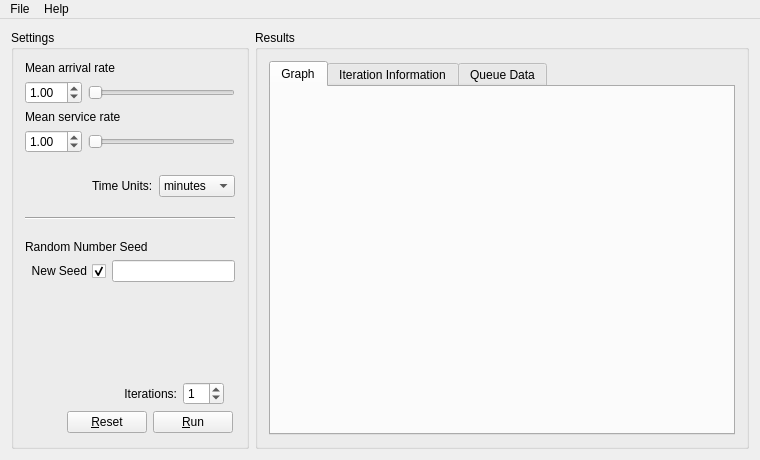
<?xml version="1.0" encoding="UTF-8"?>
<ui version="4.0">
 <class>MainWindow</class>
 <widget class="QMainWindow" name="MainWindow">
  <property name="geometry">
   <rect>
    <x>0</x>
    <y>0</y>
    <width>760</width>
    <height>460</height>
   </rect>
  </property>
  <property name="windowTitle">
   <string>M/M/1 Queue Simulator</string>
  </property>
  <property name="styleSheet">
   <string notr="true"/>
  </property>
  <widget class="QWidget" name="centralWidget">
   <layout class="QHBoxLayout" name="horizontalLayout_6">
    <item>
     <widget class="QGroupBox" name="grpSettings">
      <property name="sizePolicy">
       <sizepolicy hsizetype="Fixed" vsizetype="Preferred">
        <horstretch>0</horstretch>
        <verstretch>0</verstretch>
       </sizepolicy>
      </property>
      <property name="title">
       <string>Settings</string>
      </property>
      <layout class="QVBoxLayout" name="verticalLayout_5">
       <item>
        <widget class="QLabel" name="label_2">
         <property name="text">
          <string>Mean arrival rate</string>
         </property>
        </widget>
       </item>
       <item>
        <layout class="QHBoxLayout" name="horizontalLayout">
         <property name="bottomMargin">
          <number>0</number>
         </property>
         <item>
          <widget class="QDoubleSpinBox" name="spnLambda">
           <property name="sizePolicy">
            <sizepolicy hsizetype="Fixed" vsizetype="Fixed">
             <horstretch>0</horstretch>
             <verstretch>0</verstretch>
            </sizepolicy>
           </property>
           <property name="maximum">
            <double>50.000000000000000</double>
           </property>
           <property name="value">
            <double>1.000000000000000</double>
           </property>
          </widget>
         </item>
         <item>
          <widget class="QSlider" name="sldLambda">
           <property name="sizePolicy">
            <sizepolicy hsizetype="Expanding" vsizetype="Fixed">
             <horstretch>0</horstretch>
             <verstretch>0</verstretch>
            </sizepolicy>
           </property>
           <property name="styleSheet">
            <string notr="true"/>
           </property>
           <property name="maximum">
            <number>50</number>
           </property>
           <property name="orientation">
            <enum>Qt::Horizontal</enum>
           </property>
          </widget>
         </item>
        </layout>
       </item>
       <item>
        <widget class="QLabel" name="label_3">
         <property name="styleSheet">
          <string notr="true"/>
         </property>
         <property name="text">
          <string>Mean service rate</string>
         </property>
         <property name="margin">
          <number>0</number>
         </property>
        </widget>
       </item>
       <item>
        <layout class="QHBoxLayout" name="horizontalLayout_2">
         <property name="spacing">
          <number>6</number>
         </property>
         <property name="bottomMargin">
          <number>16</number>
         </property>
         <item>
          <widget class="QDoubleSpinBox" name="spnMu">
           <property name="minimumSize">
            <size>
             <width>0</width>
             <height>0</height>
            </size>
           </property>
           <property name="maximum">
            <double>50.000000000000000</double>
           </property>
           <property name="value">
            <double>1.000000000000000</double>
           </property>
          </widget>
         </item>
         <item>
          <widget class="QSlider" name="sldMu">
           <property name="maximum">
            <number>50</number>
           </property>
           <property name="orientation">
            <enum>Qt::Horizontal</enum>
           </property>
          </widget>
         </item>
        </layout>
       </item>
       <item>
        <layout class="QHBoxLayout" name="horizontalLayout_7">
         <item>
          <spacer name="horizontalSpacer_2">
           <property name="orientation">
            <enum>Qt::Horizontal</enum>
           </property>
           <property name="sizeHint" stdset="0">
            <size>
             <width>40</width>
             <height>20</height>
            </size>
           </property>
          </spacer>
         </item>
         <item>
          <widget class="QLabel" name="label">
           <property name="text">
            <string>Time Units:</string>
           </property>
          </widget>
         </item>
         <item>
          <widget class="QComboBox" name="cmbTimeUnits">
           <property name="sizePolicy">
            <sizepolicy hsizetype="Fixed" vsizetype="Fixed">
             <horstretch>0</horstretch>
             <verstretch>0</verstretch>
            </sizepolicy>
           </property>
           <property name="styleSheet">
            <string notr="true"/>
           </property>
           <property name="currentIndex">
            <number>1</number>
           </property>
           <item>
            <property name="text">
             <string>seconds</string>
            </property>
           </item>
           <item>
            <property name="text">
             <string>minutes</string>
            </property>
           </item>
           <item>
            <property name="text">
             <string>hours</string>
            </property>
           </item>
          </widget>
         </item>
        </layout>
       </item>
       <item>
        <layout class="QVBoxLayout" name="verticalLayout">
         <property name="topMargin">
          <number>14</number>
         </property>
         <property name="bottomMargin">
          <number>14</number>
         </property>
         <item>
          <widget class="Line" name="lineDivider">
           <property name="orientation">
            <enum>Qt::Horizontal</enum>
           </property>
          </widget>
         </item>
        </layout>
       </item>
       <item>
        <widget class="QLabel" name="label_4">
         <property name="styleSheet">
          <string notr="true">margin: 0;</string>
         </property>
         <property name="text">
          <string>Random Number Seed</string>
         </property>
        </widget>
       </item>
       <item>
        <layout class="QHBoxLayout" name="horizontalLayout_3">
         <property name="spacing">
          <number>6</number>
         </property>
         <item>
          <widget class="QCheckBox" name="checkNewSeed">
           <property name="layoutDirection">
            <enum>Qt::RightToLeft</enum>
           </property>
           <property name="text">
            <string>New Seed</string>
           </property>
           <property name="checked">
            <bool>true</bool>
           </property>
           <property name="tristate">
            <bool>false</bool>
           </property>
          </widget>
         </item>
         <item>
          <widget class="QLineEdit" name="txtSeed">
           <property name="sizePolicy">
            <sizepolicy hsizetype="Expanding" vsizetype="Fixed">
             <horstretch>1</horstretch>
             <verstretch>0</verstretch>
            </sizepolicy>
           </property>
           <property name="maxLength">
            <number>5000</number>
           </property>
          </widget>
         </item>
        </layout>
       </item>
       <item>
        <spacer name="verticalSpacer">
         <property name="orientation">
          <enum>Qt::Vertical</enum>
         </property>
         <property name="sizeHint" stdset="0">
          <size>
           <width>20</width>
           <height>40</height>
          </size>
         </property>
        </spacer>
       </item>
       <item>
        <layout class="QHBoxLayout" name="horizontalLayout_5">
         <item>
          <spacer name="horizontalSpacer">
           <property name="orientation">
            <enum>Qt::Horizontal</enum>
           </property>
           <property name="sizeHint" stdset="0">
            <size>
             <width>40</width>
             <height>20</height>
            </size>
           </property>
          </spacer>
         </item>
         <item>
          <layout class="QVBoxLayout" name="verticalLayout_4">
           <property name="leftMargin">
            <number>2</number>
           </property>
           <property name="topMargin">
            <number>2</number>
           </property>
           <property name="rightMargin">
            <number>2</number>
           </property>
           <property name="bottomMargin">
            <number>2</number>
           </property>
           <item>
            <layout class="QFormLayout" name="formLayout">
             <property name="fieldGrowthPolicy">
              <enum>QFormLayout::ExpandingFieldsGrow</enum>
             </property>
             <item row="0" column="0">
              <widget class="QLabel" name="lblIterations">
               <property name="sizePolicy">
                <sizepolicy hsizetype="Expanding" vsizetype="Preferred">
                 <horstretch>0</horstretch>
                 <verstretch>0</verstretch>
                </sizepolicy>
               </property>
               <property name="minimumSize">
                <size>
                 <width>110</width>
                 <height>0</height>
                </size>
               </property>
               <property name="layoutDirection">
                <enum>Qt::LeftToRight</enum>
               </property>
               <property name="text">
                <string>Iterations:</string>
               </property>
               <property name="alignment">
                <set>Qt::AlignRight|Qt::AlignTrailing|Qt::AlignVCenter</set>
               </property>
              </widget>
             </item>
             <item row="0" column="1">
              <widget class="QSpinBox" name="spnMaxIterations">
               <property name="sizePolicy">
                <sizepolicy hsizetype="Fixed" vsizetype="Fixed">
                 <horstretch>0</horstretch>
                 <verstretch>0</verstretch>
                </sizepolicy>
               </property>
               <property name="value">
                <number>1</number>
               </property>
              </widget>
             </item>
            </layout>
           </item>
           <item>
            <layout class="QHBoxLayout" name="horizontalLayout_4">
             <item>
              <widget class="QPushButton" name="btnReset">
               <property name="text">
                <string>&amp;Reset</string>
               </property>
              </widget>
             </item>
             <item>
              <widget class="QPushButton" name="btnRun">
               <property name="text">
                <string>&amp;Run</string>
               </property>
              </widget>
             </item>
            </layout>
           </item>
          </layout>
         </item>
        </layout>
       </item>
      </layout>
     </widget>
    </item>
    <item>
     <widget class="QGroupBox" name="grpResults">
      <property name="title">
       <string>Results</string>
      </property>
      <layout class="QGridLayout" name="gridLayout">
       <item row="0" column="0">
        <widget class="QTabWidget" name="tabResults">
         <property name="currentIndex">
          <number>0</number>
         </property>
         <widget class="QWidget" name="tabResults_1">
          <attribute name="title">
           <string>Graph</string>
          </attribute>
          <layout class="QGridLayout" name="gridLayout_2">
           <property name="leftMargin">
            <number>0</number>
           </property>
           <property name="topMargin">
            <number>0</number>
           </property>
           <property name="rightMargin">
            <number>0</number>
           </property>
           <property name="bottomMargin">
            <number>0</number>
           </property>
           <property name="spacing">
            <number>0</number>
           </property>
           <item row="0" column="0">
            <widget class="QtCharts::QChartView" name="chartResult" native="true"/>
           </item>
          </layout>
         </widget>
         <widget class="QWidget" name="tabResults_2">
          <attribute name="title">
           <string>Iteration Information</string>
          </attribute>
          <layout class="QGridLayout" name="gridLayout_3">
           <item row="0" column="0">
            <widget class="QTableWidget" name="tblResults">
             <property name="autoScroll">
              <bool>true</bool>
             </property>
             <property name="dragDropOverwriteMode">
              <bool>false</bool>
             </property>
             <property name="selectionBehavior">
              <enum>QAbstractItemView::SelectRows</enum>
             </property>
             <property name="textElideMode">
              <enum>Qt::ElideLeft</enum>
             </property>
             <attribute name="horizontalHeaderCascadingSectionResizes">
              <bool>true</bool>
             </attribute>
             <attribute name="horizontalHeaderStretchLastSection">
              <bool>true</bool>
             </attribute>
             <attribute name="verticalHeaderStretchLastSection">
              <bool>false</bool>
             </attribute>
             <column>
              <property name="text">
               <string>Customer ID</string>
              </property>
              <property name="textAlignment">
               <set>AlignLeading|AlignVCenter</set>
              </property>
             </column>
             <column>
              <property name="text">
               <string>Arrival Time</string>
              </property>
             </column>
             <column>
              <property name="text">
               <string>Service Time</string>
              </property>
             </column>
             <column>
              <property name="text">
               <string>Depart Time</string>
              </property>
             </column>
             <column>
              <property name="text">
               <string>Total Wait Time</string>
              </property>
             </column>
            </widget>
           </item>
          </layout>
         </widget>
         <widget class="QWidget" name="tabResults_3">
          <attribute name="title">
           <string>Queue Data</string>
          </attribute>
         </widget>
        </widget>
       </item>
      </layout>
     </widget>
    </item>
   </layout>
  </widget>
  <widget class="QMenuBar" name="menuBar">
   <property name="geometry">
    <rect>
     <x>0</x>
     <y>0</y>
     <width>760</width>
     <height>20</height>
    </rect>
   </property>
   <widget class="QMenu" name="menuFile">
    <property name="title">
     <string>File</string>
    </property>
    <addaction name="action_New"/>
    <addaction name="actionOpen"/>
    <addaction name="actionSave_As"/>
    <addaction name="actionSave"/>
    <addaction name="action_Quit"/>
   </widget>
   <widget class="QMenu" name="menuHelp">
    <property name="title">
     <string>Help</string>
    </property>
    <addaction name="actionContents"/>
   </widget>
   <addaction name="menuFile"/>
   <addaction name="menuHelp"/>
  </widget>
  <action name="actionOpen">
   <property name="text">
    <string>&amp;Open</string>
   </property>
   <property name="shortcut">
    <string>Ctrl+O</string>
   </property>
  </action>
  <action name="actionSave">
   <property name="text">
    <string>&amp;Save</string>
   </property>
   <property name="shortcut">
    <string>Ctrl+S</string>
   </property>
  </action>
  <action name="actionContents">
   <property name="text">
    <string>Contents</string>
   </property>
  </action>
  <action name="action_Quit">
   <property name="text">
    <string>&amp;Quit</string>
   </property>
   <property name="shortcut">
    <string>Ctrl+Q</string>
   </property>
  </action>
  <action name="action_New">
   <property name="text">
    <string>&amp;New</string>
   </property>
   <property name="shortcut">
    <string>Ctrl+N</string>
   </property>
  </action>
  <action name="actionSave_As">
   <property name="text">
    <string>Save &amp;As</string>
   </property>
  </action>
 </widget>
 <layoutdefault spacing="6" margin="11"/>
 <customwidgets>
  <customwidget>
   <class>QtCharts::QChartView</class>
   <extends>QWidget</extends>
   <header location="global">QtCharts/QChartView</header>
   <container>1</container>
  </customwidget>
 </customwidgets>
 <tabstops>
  <tabstop>spnLambda</tabstop>
  <tabstop>sldLambda</tabstop>
  <tabstop>spnMu</tabstop>
  <tabstop>sldMu</tabstop>
  <tabstop>spnMaxIterations</tabstop>
  <tabstop>btnRun</tabstop>
  <tabstop>tabResults</tabstop>
  <tabstop>btnReset</tabstop>
  <tabstop>tblResults</tabstop>
 </tabstops>
 <resources/>
 <connections/>
</ui>
